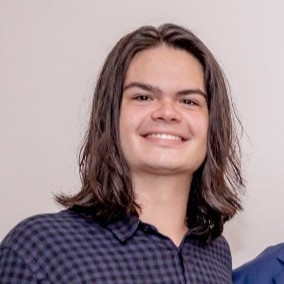
#> input picture image-test.jpg, 284 x 284 px
$ python rotate.py --image image-test.jpg
#> lines starting #> are read from the running program, lines starting #| are printed output that depends on the picture
# Importando bibliotecas

import numpy as np
import argparse
import cv2
import imutils

# Argumentos
ap = argparse.ArgumentParser()
ap.add_argument("-i", "--image", required=True, help="Path to the image")
args = vars(ap.parse_args())
# Carregando imagem
image = cv2.imread(args["image"])
#> image is the input picture: shape (284, 284, 3); mean B, G, R 143.1, 139.3, 157.7
cv2.imshow("Original", image)
# Definindo centro da imagem, ponto onde a imagem será rotacionada
(h,w) = image.shape[:2]
#> h = 284; w = 284
center = (w//2, h//2)
#> center = (142, 142)

# Matriz de rotação
M = cv2.getRotationMatrix2D(center, 45, 1.0)
rotated = cv2.warpAffine(image, M, (w,h))
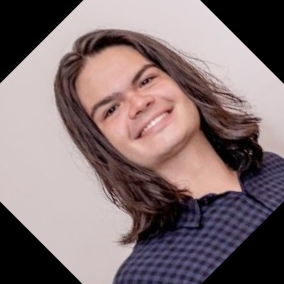
#> rotated: shape (284, 284, 3); mean B, G, R 114.8, 113.3, 130.4
cv2.imshow("Rotated by 45 Degrees", rotated)
# Matriz de rotação
M = cv2.getRotationMatrix2D(center, -90, 1.0)
rotated = imutils.rotate(image, -90)
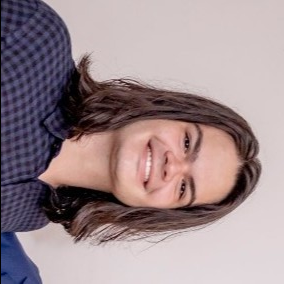
#> rotated: shape (284, 284, 3); mean B, G, R 142.4, 138.6, 157
cv2.imshow("Rotated by -90 Degrees", rotated)
cv2.waitKey(0)

rotated = imutils.rotate(image, 180)
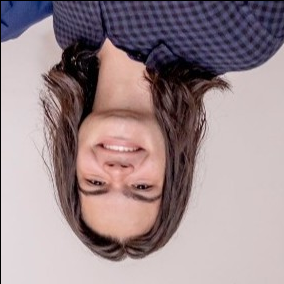
#> rotated: shape (284, 284, 3); mean B, G, R 141.8, 138, 156.3
cv2.imshow("Rotated by 180 Degrees", rotated)
cv2.waitKey(0)
